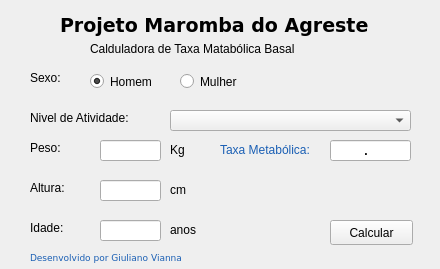
<?xml version="1.0" encoding="UTF-8"?>
<ui version="4.0">
 <class>Form</class>
 <widget class="QWidget" name="Form">
  <property name="windowModality">
   <enum>Qt::NonModal</enum>
  </property>
  <property name="geometry">
   <rect>
    <x>0</x>
    <y>0</y>
    <width>440</width>
    <height>269</height>
   </rect>
  </property>
  <property name="sizePolicy">
   <sizepolicy hsizetype="Fixed" vsizetype="Fixed">
    <horstretch>0</horstretch>
    <verstretch>0</verstretch>
   </sizepolicy>
  </property>
  <property name="windowTitle">
   <string>Calculadora Maromba do Agreste</string>
  </property>
  <widget class="QLabel" name="label">
   <property name="geometry">
    <rect>
     <x>90</x>
     <y>40</y>
     <width>251</width>
     <height>17</height>
    </rect>
   </property>
   <property name="text">
    <string>Calduladora de Taxa Matabólica Basal</string>
   </property>
  </widget>
  <widget class="QLabel" name="label_2">
   <property name="geometry">
    <rect>
     <x>60</x>
     <y>10</y>
     <width>311</width>
     <height>31</height>
    </rect>
   </property>
   <property name="font">
    <font>
     <family>DejaVu Sans</family>
     <pointsize>14</pointsize>
     <weight>75</weight>
     <bold>true</bold>
    </font>
   </property>
   <property name="text">
    <string>Projeto Maromba do Agreste</string>
   </property>
  </widget>
  <widget class="QLabel" name="label_3">
   <property name="geometry">
    <rect>
     <x>30</x>
     <y>70</y>
     <width>60</width>
     <height>16</height>
    </rect>
   </property>
   <property name="text">
    <string>Sexo:</string>
   </property>
  </widget>
  <widget class="QLabel" name="label_4">
   <property name="geometry">
    <rect>
     <x>30</x>
     <y>140</y>
     <width>60</width>
     <height>16</height>
    </rect>
   </property>
   <property name="text">
    <string>Peso:</string>
   </property>
  </widget>
  <widget class="QLabel" name="label_5">
   <property name="geometry">
    <rect>
     <x>30</x>
     <y>180</y>
     <width>60</width>
     <height>16</height>
    </rect>
   </property>
   <property name="text">
    <string>Altura:</string>
   </property>
  </widget>
  <widget class="QLabel" name="label_6">
   <property name="geometry">
    <rect>
     <x>30</x>
     <y>220</y>
     <width>60</width>
     <height>16</height>
    </rect>
   </property>
   <property name="text">
    <string>Idade:</string>
   </property>
  </widget>
  <widget class="QLabel" name="label_7">
   <property name="geometry">
    <rect>
     <x>30</x>
     <y>110</y>
     <width>131</width>
     <height>16</height>
    </rect>
   </property>
   <property name="text">
    <string>Nivel de Atividade:</string>
   </property>
  </widget>
  <widget class="QRadioButton" name="rd_homem">
   <property name="geometry">
    <rect>
     <x>90</x>
     <y>70</y>
     <width>106</width>
     <height>23</height>
    </rect>
   </property>
   <property name="text">
    <string>Homem</string>
   </property>
   <property name="checkable">
    <bool>true</bool>
   </property>
   <property name="checked">
    <bool>true</bool>
   </property>
  </widget>
  <widget class="QRadioButton" name="rd_mulher">
   <property name="geometry">
    <rect>
     <x>180</x>
     <y>70</y>
     <width>106</width>
     <height>23</height>
    </rect>
   </property>
   <property name="text">
    <string>Mulher</string>
   </property>
  </widget>
  <widget class="QLineEdit" name="txt_peso">
   <property name="geometry">
    <rect>
     <x>100</x>
     <y>140</y>
     <width>61</width>
     <height>21</height>
    </rect>
   </property>
   <property name="inputMethodHints">
    <set>Qt::ImhNone</set>
   </property>
   <property name="alignment">
    <set>Qt::AlignCenter</set>
   </property>
   <property name="dragEnabled">
    <bool>false</bool>
   </property>
   <property name="readOnly">
    <bool>false</bool>
   </property>
  </widget>
  <widget class="QLineEdit" name="txt_altura">
   <property name="geometry">
    <rect>
     <x>100</x>
     <y>180</y>
     <width>61</width>
     <height>21</height>
    </rect>
   </property>
   <property name="alignment">
    <set>Qt::AlignCenter</set>
   </property>
  </widget>
  <widget class="QLineEdit" name="txt_idade">
   <property name="geometry">
    <rect>
     <x>100</x>
     <y>220</y>
     <width>61</width>
     <height>21</height>
    </rect>
   </property>
   <property name="sizePolicy">
    <sizepolicy hsizetype="Fixed" vsizetype="Fixed">
     <horstretch>0</horstretch>
     <verstretch>0</verstretch>
    </sizepolicy>
   </property>
   <property name="alignment">
    <set>Qt::AlignCenter</set>
   </property>
  </widget>
  <widget class="QComboBox" name="cb_opcao">
   <property name="geometry">
    <rect>
     <x>170</x>
     <y>110</y>
     <width>241</width>
     <height>21</height>
    </rect>
   </property>
  </widget>
  <widget class="QPushButton" name="bt_calcular">
   <property name="geometry">
    <rect>
     <x>330</x>
     <y>220</y>
     <width>83</width>
     <height>25</height>
    </rect>
   </property>
   <property name="text">
    <string>Calcular</string>
   </property>
  </widget>
  <widget class="QLabel" name="label_8">
   <property name="geometry">
    <rect>
     <x>220</x>
     <y>140</y>
     <width>111</width>
     <height>20</height>
    </rect>
   </property>
   <property name="text">
    <string>&lt;html&gt;&lt;head/&gt;&lt;body&gt;&lt;p&gt;&lt;span style=&quot; color:#1a5fb4;&quot;&gt;Taxa Metabólica:&lt;/span&gt;&lt;/p&gt;&lt;/body&gt;&lt;/html&gt;</string>
   </property>
  </widget>
  <widget class="QLineEdit" name="txt_resultado">
   <property name="geometry">
    <rect>
     <x>330</x>
     <y>140</y>
     <width>81</width>
     <height>21</height>
    </rect>
   </property>
   <property name="font">
    <font>
     <weight>75</weight>
     <bold>true</bold>
    </font>
   </property>
   <property name="autoFillBackground">
    <bool>false</bool>
   </property>
   <property name="inputMask">
    <string>0.000</string>
   </property>
   <property name="alignment">
    <set>Qt::AlignCenter</set>
   </property>
   <property name="readOnly">
    <bool>true</bool>
   </property>
  </widget>
  <widget class="QLabel" name="label_9">
   <property name="geometry">
    <rect>
     <x>30</x>
     <y>250</y>
     <width>161</width>
     <height>16</height>
    </rect>
   </property>
   <property name="font">
    <font>
     <family>DejaVu Sans</family>
     <pointsize>7</pointsize>
    </font>
   </property>
   <property name="text">
    <string>&lt;html&gt;&lt;head/&gt;&lt;body&gt;&lt;p&gt;&lt;span style=&quot; color:#1a5fb4;&quot;&gt;Desenvolvido por Giuliano Vianna&lt;/span&gt;&lt;/p&gt;&lt;/body&gt;&lt;/html&gt;</string>
   </property>
  </widget>
  <widget class="QLabel" name="label_10">
   <property name="geometry">
    <rect>
     <x>170</x>
     <y>140</y>
     <width>21</width>
     <height>20</height>
    </rect>
   </property>
   <property name="text">
    <string>&lt;html&gt;&lt;head/&gt;&lt;body&gt;&lt;p&gt;Kg&lt;/p&gt;&lt;/body&gt;&lt;/html&gt;</string>
   </property>
  </widget>
  <widget class="QLabel" name="label_11">
   <property name="geometry">
    <rect>
     <x>170</x>
     <y>220</y>
     <width>41</width>
     <height>20</height>
    </rect>
   </property>
   <property name="text">
    <string>&lt;html&gt;&lt;head/&gt;&lt;body&gt;&lt;p&gt;&lt;span style=&quot; color:#000000;&quot;&gt;anos&lt;/span&gt;&lt;/p&gt;&lt;/body&gt;&lt;/html&gt;</string>
   </property>
  </widget>
  <widget class="QLabel" name="label_12">
   <property name="geometry">
    <rect>
     <x>170</x>
     <y>180</y>
     <width>41</width>
     <height>20</height>
    </rect>
   </property>
   <property name="text">
    <string>&lt;html&gt;&lt;head/&gt;&lt;body&gt;&lt;p&gt;cm&lt;/p&gt;&lt;/body&gt;&lt;/html&gt;</string>
   </property>
  </widget>
 </widget>
 <tabstops>
  <tabstop>rd_homem</tabstop>
  <tabstop>rd_mulher</tabstop>
  <tabstop>txt_peso</tabstop>
  <tabstop>txt_altura</tabstop>
  <tabstop>txt_idade</tabstop>
  <tabstop>cb_opcao</tabstop>
  <tabstop>bt_calcular</tabstop>
  <tabstop>txt_resultado</tabstop>
 </tabstops>
 <resources/>
 <connections/>
</ui>
